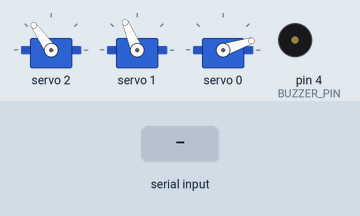
Simulated run of this sketch. Board: Arduino Uno, built with avr-gcc and run on an emulated ATmega328P. Parts: 3 × servo, buzzer (waves = sounding). Inputs (shaded band) come from the test bench.

Above: at 2.7 s.
2.8 s: "LOW_BAT\n" received over Serial
At 2.87 s:
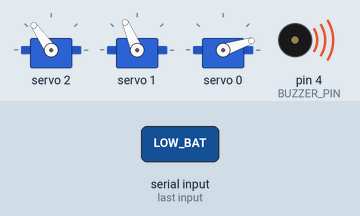
5.8 s: "90,45,200\n" received over Serial
At 6.2 s:
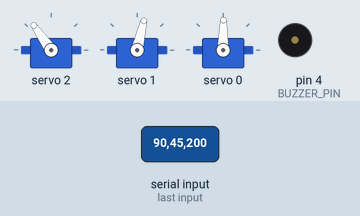
7.3 s: "BOOT_OK\n" received over Serial
At 7.4 s:
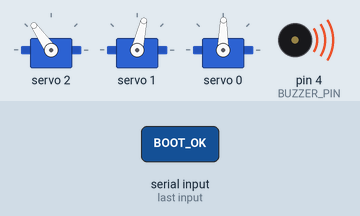
9.0 s: "30,150,10\n" received over Serial
At 9.8 s:
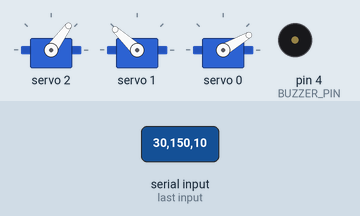
10.5 s: "FULL_BAT\n" received over Serial
At 10.7 s:
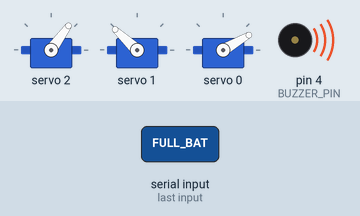
12.4 s: "1,90,45\n" received over Serial
At 13.6 s:
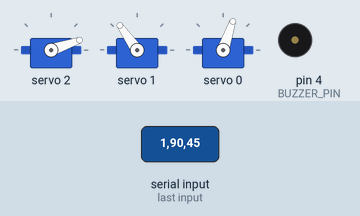
Timing chart, 0 to 14.9 s (numbered marks = the images above; inputs shaded):
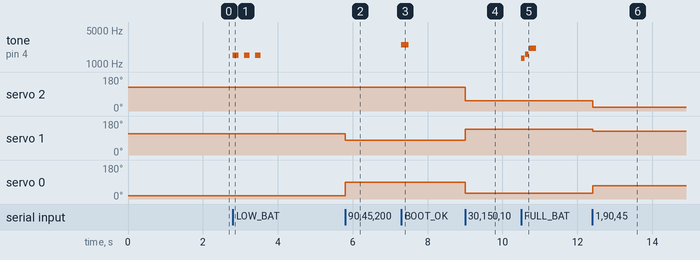

Measured:
- after the input at 2.8 s, tone on pin 4 (BUZZER_PIN): alternates 1500 Hz for 0.15 s and silent for 0.15 s, 6 changes in all, then stays silent, starting at once
- after the input at 5.8 s, servo 1: 113° → 77° at once; servo 0: 18° → 89° at once
- after the input at 7.3 s, tone on pin 4 (BUZZER_PIN): silent → 2500 Hz at once, → silent 0.20 s later
- after the input at 9.0 s, servo 2: 125° → 54° at once; servo 1: 77° → 137° at once; servo 0: 89° → 30° at once
- after the input at 10.5 s, tone on pin 4 (BUZZER_PIN): plays 1319 Hz for 0.09 s, 1568 Hz for 0.09 s, 2093 Hz for 0.18 s, starting at once
- after the input at 12.4 s, servo 2: 54° → 19° at once; servo 1: 137° → 125° at once; servo 0: 30° → 71° at once

The sketch:

Arduino.ino
```cpp
#include <Wire.h>
#include <Adafruit_PWMServoDriver.h>

Adafruit_PWMServoDriver pca = Adafruit_PWMServoDriver();

#define SERVOMIN 150
#define SERVOMAX 600

#define SERVO_MULUT 0
#define SERVO_PITCH 1
#define SERVO_YAW   2

#define BUZZER_PIN 4

int currentYaw   = 90;
int currentPitch = 80;
int currentMouth = 0;
int angle        = 0;

int angleToPulse(int angle) {
  return map(angle, 0, 180, SERVOMIN, SERVOMAX);
}

void setServo(uint8_t channel, int angle) {
  angle = constrain(angle, 0, 180);

  if (channel == SERVO_PITCH) {
    angle = constrain(angle, 50, 100);
  }

  int pulse = angleToPulse(angle);
  pca.setPWM(channel, 0, pulse);
}

void beep(int freq, int duration) {
  tone(BUZZER_PIN, freq, duration);
  delay(duration);
  noTone(BUZZER_PIN);
}

void bootSuccessTone() {
  beep(2500, 200);
}

void lowBatteryTone() {
  for (int i = 0; i < 3; i++) {
    beep(1500, 150);
    delay(150);
  }
}

void fullBatteryTone() {
  tone(BUZZER_PIN, 1319, 90);
  delay(110);

  tone(BUZZER_PIN, 1568, 90);
  delay(110);

  tone(BUZZER_PIN, 2093, 180);
  delay(220);

  noTone(BUZZER_PIN);
}

void applyServo() {
  setServo(SERVO_YAW, currentYaw);
  setServo(SERVO_PITCH, currentPitch);
  setServo(SERVO_MULUT, currentMouth);
}

void processCommand(String cmd) {
  cmd.trim();

  if (cmd == "BOOT_OK") {
    bootSuccessTone();
    return;
  }

  if (cmd == "LOW_BAT") {
    lowBatteryTone();
    return;
  }

  if (cmd == "FULL_BAT") {
    fullBatteryTone();
    return;
  }

  int p1 = cmd.indexOf(',');
  int p2 = cmd.indexOf(',', p1 + 1);

  if (p1 < 0 || p2 < 0) {
    return;
  }

  currentYaw    = cmd.substring(0, p1).toInt();
  currentPitch  = cmd.substring(p1 + 1, p2).toInt();
  currentMouth  = cmd.substring(p2 + 1).toInt();

  currentYaw    = constrain(currentYaw, 0, 180);
  currentPitch  = constrain(currentPitch, 50, 100);
  currentMouth  = constrain(currentMouth, 0, 60);

  applyServo();
}

void setup() {
  Serial.begin(115200);

  pinMode(BUZZER_PIN, OUTPUT);
  digitalWrite(BUZZER_PIN, LOW);

  pca.begin();
  pca.setPWMFreq(50);

  delay(500);

  currentYaw    = 90;
  currentPitch  = 80;
  currentMouth  = 0;

  applyServo();

  delay(1000);
}

void loop() {
  if (Serial.available()) {
    String cmd = Serial.readStringUntil('\n');
    processCommand(cmd);
  }
}
```
